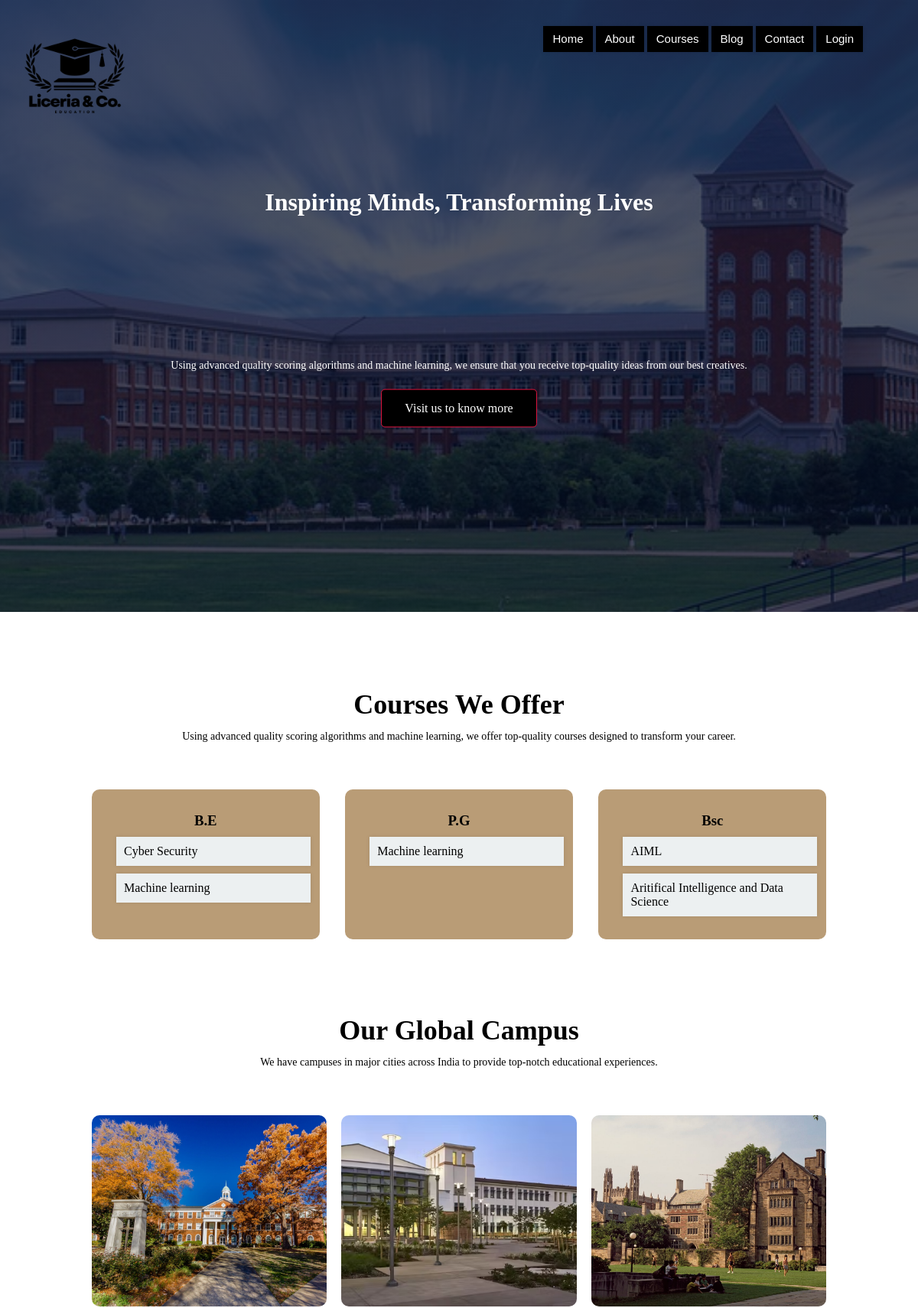
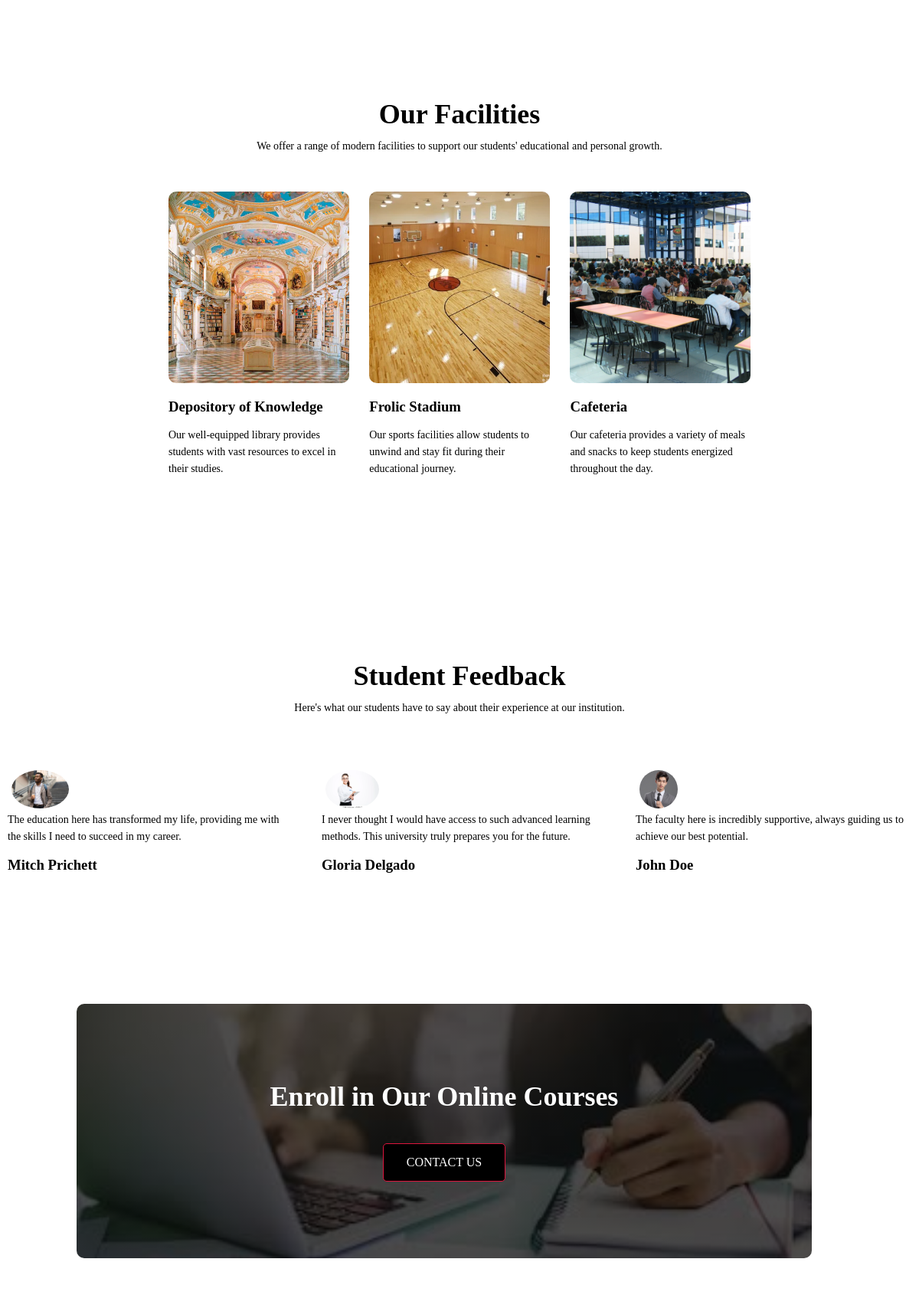
The page / (upper part) on the database its author committed (2 pictures, top to bottom).
### server/models.py (models this page shows, shortened)
class Courses(models.Model):
    image = models.ImageField( upload_to=  'courses', null=True, blank=True)
    name =  models.CharField(max_length=100)
    description = models.TextField()
    fees = models.DecimalField(max_digits=15, decimal_places=2)
    course_domain = models.CharField( max_length=50)

### server/views.py (the view)
# urls.py: 2. Add a URL to urlpatterns:  path('', views.home, name='home')
def home(request):
    if request.method =='GET':
        courses =  Courses.objects.all()
        context = {
            'courses': courses,
            }
        return render(request,'home.html', context)

### server/templates/home.html (shortened to what this page needs)
<!DOCTYPE html>
<html lang="en">
{% load static %}
<head>
    <link rel="stylesheet" href="{% static 'css/home.css' %}">
    <link rel="stylesheet" href="https://cdnjs.cloudflare.com/ajax/libs/font-awesome/6.0.0-beta3/css/all.min.css">
</head>
<body>
    <section class="header">
        <nav>
            <a href="{% url 'home' %}"> <img src="{% static 'images/im2.png' %}" class="logo" alt="University Logo"></a>
            <div class="nav-links">
                <ul>
                    <li><a href="{% url 'home' %}">Home</a></li>
                    <li><a href="{% url 'about' %}">About</a></li>
                    <li><a href="{% url 'courses' %}">Courses</a></li>
                    <li><a href="#">Blog</a></li>
                    <li><a href="mailto:afraa786@gmail.com">Contact</a></li>
                    <li><a href="{% url  'login' %}">Login</a></li>
                </ul>
            </div>
        </nav>
        <div class="text-box">
            <h1>Inspiring Minds, Transforming Lives</h1>
            <p>Using advanced quality scoring algorithms and machine learning, we ensure that you receive top-quality ideas from our best creatives.</p>
            <a href="#" class="hero-btn">Visit us to know more</a>
        </div>
    </section>
    <section class="courses">
        <h1>Courses We Offer</h1>
        <p>Using advanced quality scoring algorithms and machine learning, we offer top-quality courses designed to transform your career.</p>
        <div class="row">
            {% regroup courses by course_domain as grouped_courses %}
            {% for group in grouped_courses %}
                <div class="course-col">
                    <h3>{{ group.grouper }}</h3>
                    <ul>
                        {% for course in group.list %}
                            <li>{{ course.name }}</li>
                        {% endfor %}
                    </ul>
                </div>
            {% endfor %}
        </div>
    </section>
    <section class="campus">
        <h1>Our Global Campus</h1>
        <p>We have campuses in major cities across India to provide top-notch educational experiences.</p>
        <div class="row">
            <div class="campus-col">
                <img src="{% static 'images/campus.jpg' %}" alt="Campus in Mumbai">
                <div class="layer">
                </div>
            </div>
            <div class="campus-col">
                <img src="{% static 'images/campus3.avif' %}" alt="Campus in Chennai">
                <div class="layer">
                </div>
            </div>
            <div class="campus-col">
                <img src="{% static 'images/campus2.jpeg' %}" alt="Campus in Hyderabad">
                <div class="layer">
                </div>
            </div>
        </div>
    </section>
    <section class="facilities">
        <h1>Our Facilities</h1>
        <p>We offer a range of modern facilities to support our students' educational and personal growth.</p>
        <div class="row">
            <div class="facilities-col">
                <img src="{% static 'images/library.jpg' %}" alt="Library">
                <h3>Depository of Knowledge</h3>
                <p>Our well-equipped library provides students with vast resources to excel in their studies.</p>
            </div>
            <div class="facilities-col">
                <img src="{% static 'images/court.webp' %}" alt="Sports Court">
                <h3>Frolic Stadium</h3>
                <p>Our sports facilities allow students to unwind and stay fit during their educational journey.</p>
            </div>
            <div class="facilities-col">
                <img src="{% static 'images/cafeteria.jpeg' %}" alt="Cafeteria">
                <h3>Cafeteria</h3>
                <p>Our cafeteria provides a variety of meals and snacks to keep students energized throughout the day.</p>
            </div>
        </div>
    </section>
    <section class="testimonial">
        <h1>Student Feedback</h1>
        <p>Here's what our students have to say about their experience at our institution.</p>
        <div class="row">
            <div class="carousel">
                <div class="test">
                    <img src="{% static 'images/mitchprichett.jpg' %}" alt="Mitch Prichett">
                    <div>
                        <p>The education here has transformed my life, providing me with the skills I need to succeed in my career.</p>
                        <h3>Mitch Prichett</h3>
                    </div>
                </div>
                <div class="test">
                    <img src="{% static 'images/gloriaa.webp' %}" alt="Gloria Delgado">
                    <div>
                        <p>I never thought I would have access to such advanced learning methods. This university truly prepares you for the future.</p>
                        <h3>Gloria Delgado</h3>
                    </div>
                </div>
                <div class="test">
                    <img src="{% static 'images/jonhdoe.jpg' %}" alt="John Doe">
                    <div>
                        <p>The faculty here is incredibly supportive, always guiding us to achieve our best potential.</p>
                        <h3>John Doe</h3>
                    </div>
                </div>
            </div>
        </div>
    </section>
    <section class="cta">
        <h1>Enroll in Our Online Courses</h1>
        <a href="#" class="hero-btn">CONTACT US</a>
    </section>
</body>
</html>

### server/static/css/home.css (style rules this page uses)
* { margin: 0; padding: 0; }
.logo { position: absolute; top: 0; left: 0; width: 200px; height: auto; }
.header { min-height: 100vh; width: 100%; background-image: linear-gradient(rgba(4, 9, 30, 0.7), rgba(4, 9, 30, 0.7)), url(../images/university.jpg); background-position: center; background-size: cover; position: relative; }
nav { display: flex; padding: 2% 6%; justify-content: space-between; align-items: center; }
nav ul li { background-color: black; }
nav img { width: 150px; }
.nav-links ul li { list-style: armenian; display: inline-block; padding: 8px 12px; position: relative; }
.nav-links ul li::after { width: 0; height: 2px; background-color: brown; display: block; margin: auto; }
.nav-links ul li a { text-decoration: none; color: white; font-size: 15px; font-family: sans-serif; }
.text-box h1 { font-size: 50px; }
.text-box { width: 90%; color: white; position: absolute; top: 50%; left: 50%; transform: translate(-50%, -50%); text-align: center; }
.text-box p { margin: 10px; font-size: 14px; color: white; }
.hero-btn { display: inline-block; padding: 15px 30px; color: white; background-color: black; border: 1px solid crimson; border-radius: 5px; text-decoration: none; transition: background-color 0.3s, border 0.3s; }
:root { font-size: 16px; }
.text-box h1 { font-size: 3rem; }
.courses { width: 80%; margin: auto; text-align: center; padding-top: 100px; }
h1 { font-size: 36px; font-weight: 600; }
p { color: black; font-size: 14px; font-weight: 300; line-height: 22px; padding: 10px; }
.row { margin-top: 5%; display: flex; justify-content: space-between; }
.course-col { flex-basis: 31%; background: rgb(185, 156, 118); border-radius: 10px; margin-bottom: 5%; padding: 20px 12px; box-sizing: border-box; transition: 0.5s; cursor: pointer; }
.course-col ul { list-style-type: disc; padding-left: 20px; text-align: left; }
h3 { text-align: center; font-weight: 600; margin: 10px 0; }
.campus { width: 80%; margin: auto; text-align: center; padding-top: 50px; }
.campus-col { flex-basis: 32%; border-radius: 10px; margin-bottom: 30px; position: relative; overflow: hidden; }
.campus-col img { width: 100%; height: 250px; object-fit: cover; display: block; }
.layer { background: transparent; height: 100%; width: 100%; position: absolute; top: 0; left: 0; z-index: 1; transition: 0.5s; }
.facilities { width: 80%; margin: auto; text-align: center; padding: 100px; }
.facilities-col { flex-basis: 31%; border-radius: 10px; margin-bottom: 5%; text-align: left; }
.facilities-col img { width: 100%; height: 250px; object-fit: cover; border-radius: 10px; }
.facilities-col p { padding: 0; }
.facilities-col h3 { margin-top: 16px; margin-bottom: 15px; text-align: left; }
.testimonial { overflow: hidden; margin: auto; padding-top: 100px; text-align: center; }
.carousel { width: 300%; display: flex; justify-content: space-between; animation: scroll 10s linear infinite; gap: 30px; }
.test { flex-basis: 33.33%; border-radius: 10px; margin: 0 10px; margin-bottom: 5%; text-align: left; width: 50%; }
.test img { height: 50px; margin-left: 5px; margin-right: 25px; border-radius: 50%; justify-content: space-between; }
.test p { padding: 0; }
.test h3 { margin-top: 15px; text-align: left; }
.cta { margin: 100px; width: 80%; background-image: linear-gradient(rgba(0,0,0,0.7), rgba(0,0,0,0.7)), url(../images/img.jpeg); background-repeat: no-repeat; background-size: cover; background-position: center; background-color: cover; border-radius: 10px; text-align: center; padding: 100px 0; }
.cta h1 { color: white; margin-bottom: 40px; padding: 0; }
.hero-btn { display: inline-block; padding: 15px 30px; color: white; background-color:black; border-radius: 5px; text-decoration: none; transition: background-color 0.3s; }
.text-box h1 { font-size: 2em; line-height: 1.4; color: white; text-align: center; font-size: xx-large; margin-bottom: 170px; }
* { box-sizing: border-box; }
ul { list-style: none; padding: 0; }
li { margin: 10px 0; padding: 10px; background-color: #ecf0f1; box-shadow: 0 0 5px rgba(0, 0, 0, 0.1); display: flex; flex-wrap: wrap; align-items: center; }

### rows shown on the page
Courses: grouper "B.E", name "Cyber Security"
Courses: name "Machine learning"
Courses: grouper "P.G", name "Machine learning"
Courses: grouper "Bsc", name "AIML"
Courses: name "Aritifical Intelligence and Data Science"
